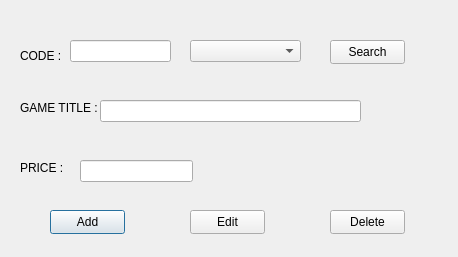
<?xml version="1.0" encoding="UTF-8"?>
<ui version="4.0">
 <class>Dialog</class>
 <widget class="QDialog" name="Dialog">
  <property name="geometry">
   <rect>
    <x>0</x>
    <y>0</y>
    <width>458</width>
    <height>257</height>
   </rect>
  </property>
  <property name="windowTitle">
   <string>Dialog</string>
  </property>
  <widget class="QLabel" name="Code">
   <property name="geometry">
    <rect>
     <x>20</x>
     <y>40</y>
     <width>41</width>
     <height>31</height>
    </rect>
   </property>
   <property name="text">
    <string>CODE :</string>
   </property>
  </widget>
  <widget class="QLineEdit" name="CodeEdit">
   <property name="geometry">
    <rect>
     <x>70</x>
     <y>40</y>
     <width>101</width>
     <height>22</height>
    </rect>
   </property>
  </widget>
  <widget class="QLabel" name="GameName">
   <property name="geometry">
    <rect>
     <x>20</x>
     <y>100</y>
     <width>91</width>
     <height>16</height>
    </rect>
   </property>
   <property name="text">
    <string>GAME TITLE :</string>
   </property>
  </widget>
  <widget class="QLineEdit" name="GameNameEdit">
   <property name="geometry">
    <rect>
     <x>100</x>
     <y>100</y>
     <width>261</width>
     <height>22</height>
    </rect>
   </property>
  </widget>
  <widget class="QLabel" name="Price">
   <property name="geometry">
    <rect>
     <x>20</x>
     <y>160</y>
     <width>49</width>
     <height>16</height>
    </rect>
   </property>
   <property name="text">
    <string>PRICE :</string>
   </property>
  </widget>
  <widget class="QLineEdit" name="PriceEdit">
   <property name="geometry">
    <rect>
     <x>80</x>
     <y>160</y>
     <width>113</width>
     <height>22</height>
    </rect>
   </property>
  </widget>
  <widget class="QComboBox" name="comboBox">
   <property name="geometry">
    <rect>
     <x>190</x>
     <y>40</y>
     <width>111</width>
     <height>22</height>
    </rect>
   </property>
  </widget>
  <widget class="QPushButton" name="AddButton">
   <property name="geometry">
    <rect>
     <x>50</x>
     <y>210</y>
     <width>75</width>
     <height>24</height>
    </rect>
   </property>
   <property name="text">
    <string>Add</string>
   </property>
  </widget>
  <widget class="QPushButton" name="EditButton">
   <property name="geometry">
    <rect>
     <x>190</x>
     <y>210</y>
     <width>75</width>
     <height>24</height>
    </rect>
   </property>
   <property name="text">
    <string>Edit</string>
   </property>
  </widget>
  <widget class="QPushButton" name="DeleteButton">
   <property name="geometry">
    <rect>
     <x>330</x>
     <y>210</y>
     <width>75</width>
     <height>24</height>
    </rect>
   </property>
   <property name="text">
    <string>Delete</string>
   </property>
  </widget>
  <widget class="QPushButton" name="SearchButton">
   <property name="geometry">
    <rect>
     <x>330</x>
     <y>40</y>
     <width>75</width>
     <height>24</height>
    </rect>
   </property>
   <property name="text">
    <string>Search</string>
   </property>
  </widget>
 </widget>
 <resources/>
 <connections/>
</ui>
